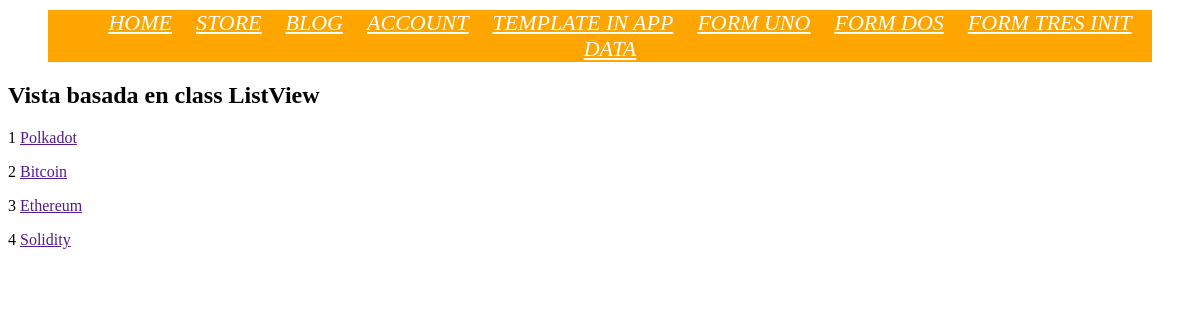
The app's page /article/ with its own data.
### article/models.py (models this page shows, shortened)
class Article(models.Model):
    title = models.CharField(max_length=20)
    content = models.TextField()
    active = models.BooleanField(default=True)

### article/views.py (the view)
# urls.py: path('', ArticleListView.as_view(), name='article-list'),
class ArticleListView(ListView):
    template_name = 'my_articles/my_article_list.html'
    queryset = Article.objects.all()
    print(f"ListView queryset: {queryset}\n")

### article/templates/my_articles/my_article_list.html (shortened to what this page needs)
<!DOCTYPE html>
{% extends "main.html" %}
    {% block content %}
        <h2>Vista basada en class ListView</h2>
        {% for my_object in object_list %}
            <p>
                {{ my_object.id }} <a href="{{ my_object.get_absolute_url }}">{{ my_object.title }}</a>
            </p>
        {% endfor %}
    {% endblock %}

### records on screen
Article: id "1", title "Polkadot"
Article: id "2", title "Bitcoin"
Article: id "3", title "Ethereum"
Article: id "4", title "Solidity"
